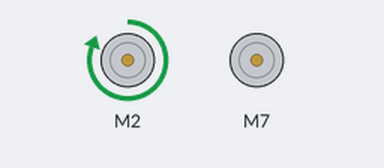
The sketch below on a simulated Arduino Uno, built with avr-gcc and run on an emulated ATmega328P. On the bench: 2 × DC motor (green arrow = forward, orange = backward, longer = faster).

Above: at 0.5 s.
At 1.5 s:
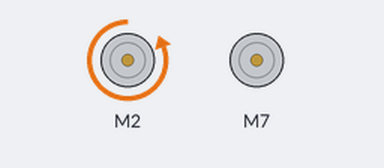
At 2.5 s:
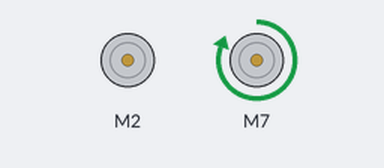
At 4.5 s:
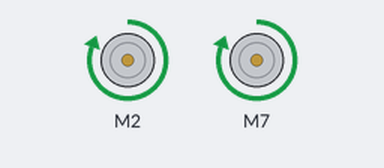
Timing chart, 0 to 5.2 s (numbered marks = the images above):
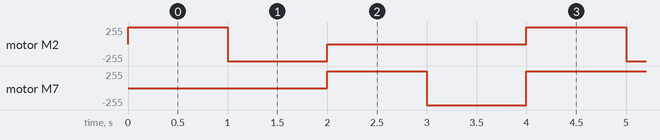

The sketch:

pokretanje_motora.ino
```cpp
/******************************************************************************
TestRun.ino
TB6612FNG H-Bridge Motor Driver Example code
Michelle @ SparkFun Electronics
8/20/16
https://github.com/sparkfun/SparkFun_TB6612FNG_Arduino_Library

Uses 2 motors to show examples of the functions in the library.  This causes
a robot to do a little 'jig'.  Each movement has an equal and opposite movement
so assuming your motors are balanced the bot should end up at the same place it
started.

Resources:
TB6612 SparkFun Library

Development environment specifics:
Developed on Arduino 1.6.4
Developed with ROB-9457
******************************************************************************/

// This is the library for the TB6612 that contains the class Motor and all the
// functions
#include <SparkFun_TB6612.h>

// Pins for all inputs, keep in mind the PWM defines must be on PWM pins
// the default pins listed are the ones used on the Redbot (ROB-12097) with
// the exception of STBY which the Redbot controls with a physical switch
#define AIN1 2
#define BIN1 7
#define AIN2 4
#define BIN2 8
#define PWMA 5
#define PWMB 6
#define STBY 9

// these constants are used to allow you to make your motor configuration
// line up with function names like forward.  Value can be 1 or -1
const int offsetA = 1;
const int offsetB = 1;

// Initializing motors.  The library will allow you to initialize as many
// motors as you have memory for.  If you are using functions like forward
// that take 2 motors as arguements you can either write new functions or
// call the function more than once.
Motor motor1 = Motor(AIN1, AIN2, PWMA, offsetA, STBY);
Motor motor2 = Motor(BIN1, BIN2, PWMB, offsetB, STBY);

void setup()
{
 //Nothing here
}


void loop()
{
   //Use of the drive function which takes as arguements the speed
   //and optional duration.  A negative speed will cause it to go
   //backwards.  Speed can be from -255 to 255.  Also use of the
   //brake function which takes no arguements.
   motor1.drive(255,1000);
   motor1.drive(-255,1000);
   motor1.brake();
   //Use of the drive function which takes as arguements the speed
   //and optional duration.  A negative speed will cause it to go
   //backwards.  Speed can be from -255 to 255.  Also use of the
   //brake function which takes no arguements.
   motor2.drive(255,1000);
   motor2.drive(-255,1000);
   motor2.brake();

   //Use of the forward function, which takes as arguements two motors
   //and optionally a speed.  If a negative number is used for speed
   //it will go backwards
   forward(motor1, motor2);


}
```

Measured:
- by itself, motor M2: repeats every 4.0 s: backward 255/255 1.0 s, stopped 2.0 s, forward 255/255 1.0 s
- by itself, motor M7: repeats every 4.0 s: backward 255/255 1.0 s, forward 255/255 3.0 s
